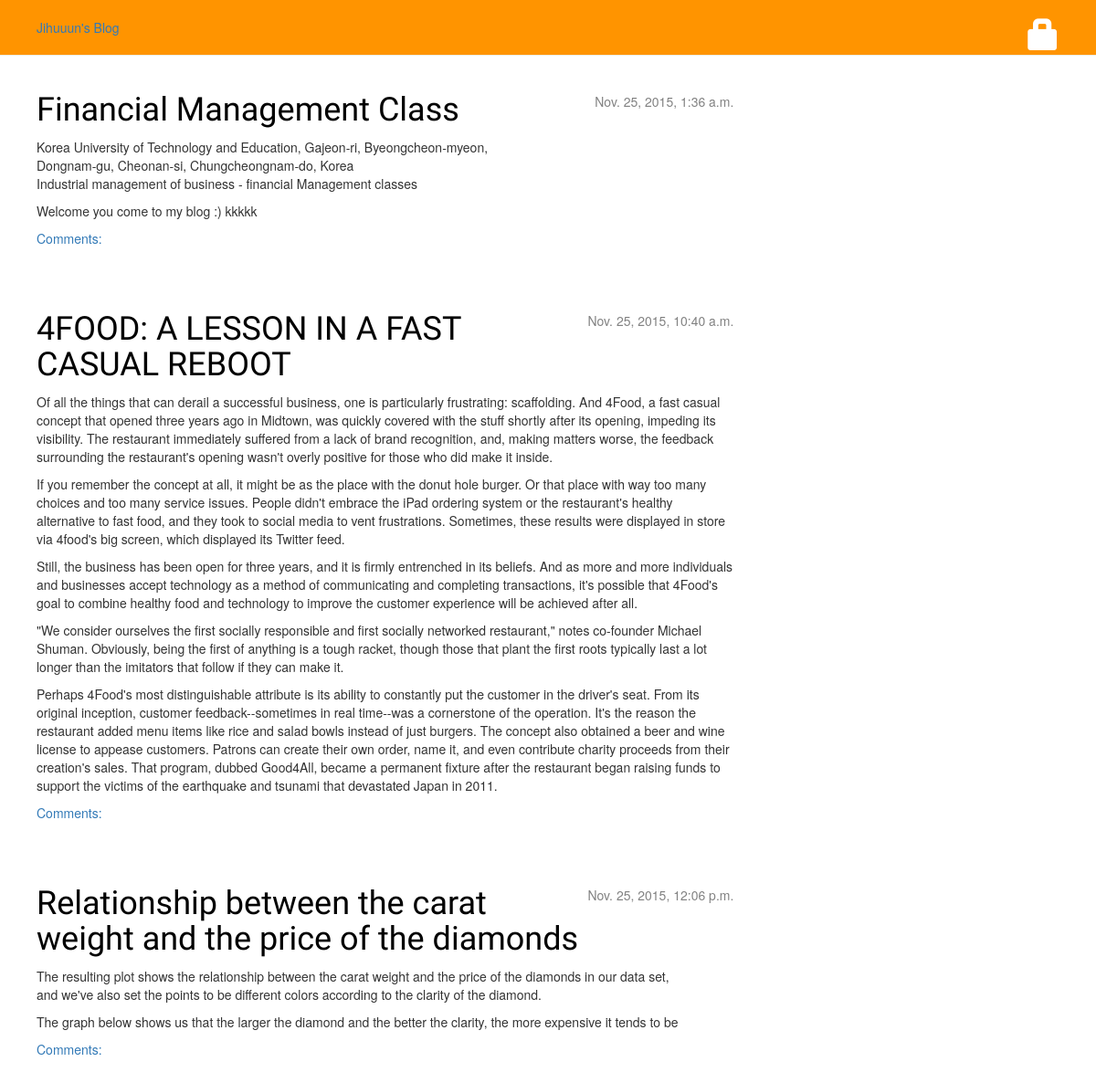
The page / on the database its author committed.
### blog/models.py (models this page shows, shortened)
class Post(models.Model):
    author = models.ForeignKey('auth.User')
    title = models.CharField(max_length=200)
    text = models.TextField()
    photo = models.ImageField(blank=True, null=True)
    created_date = models.DateTimeField(
        default=timezone.now)
    published_date = models.DateTimeField(
        blank=True, null=True)

### blog/views.py (the view)
# urls.py: url(r'^$', views.post_list, name='post_list'),
def post_list(request):
	posts = Post.objects.filter(published_date__lte=timezone.now()).order_by('published_date')
	return render(request, 'blog/post_list.html', {'posts': posts})

### blog/templates/blog/post_list.html (shortened to what this page needs)
{% extends "blog/base.html" %}
{% load staticfiles %}
	{% block content %}
		{% for post in posts %}
			<div class="post">
				<div class="date">
					{{ post.published_date }}
				</div>
				<h1><a href="{% url "post_detail" pk=post.pk %}">{{ post.title }}</a></h1>
				<p>{{ post.text|linebreaks }}</p>
				<a href="{% url "blog.views.post_detail" pk=post.pk %}">Comments: {{ post.approved_comments.count }}</a>
			</div>
		{% endfor %}
	{% endblock content %}

### blog/static/css/blog.css (style rules this page uses)
h1, h2, h3, h4 { font-family: 'Indie Flower', cursive; }
.date { float: right; color: #828282; }
.post { margin-bottom: 70px; }
.post h1 a, .post h1 a:visited { color: #000000; }

### rows shown on the page
Post: published_date "Nov. 25, 2015, 1:36 a.m.", title "Financial Management Class", text "Korea University of Technology and Education, Gajeon-ri, Byeongcheon-myeon, Dongnam-gu, Cheonan-si, Chungcheongnam-do, Korea Industrial management of business - financial Management classes Welcome you come to my blog :) kkkkk"
Post: published_date "Nov. 25, 2015, 10:40 a.m.", title "4FOOD: A LESSON IN A FAST CASUAL REBOOT", text "Of all the things that can derail a successful business, one is particularly frustrating: scaffolding. And 4Food, a fast casual concept that opened three years ago in Midtown, was quickly covered with the stuff shortly after its opening, impeding its visibility. The restaurant immediately suffered from a lack of brand recognition, and, making matters worse, the feedback surrounding the restaurant's opening wasn't overly positive for those who did make it inside. If you remember the concept at all, it might be as the place with the donut hole burger. Or that place with way too many choices and too many service issues. People didn't embrace the iPad ordering system or the restaurant's healthy…"
Post: published_date "Nov. 25, 2015, 12:06 p.m.", title "Relationship between the carat weight and the price of the diamonds", text "The resulting plot shows the relationship between the carat weight and the price of the diamonds in our data set, and we've also set the points to be different colors according to the clarity of the diamond. The graph below shows us that the larger the diamond and the better the clarity, the more expensive it tends to be"
